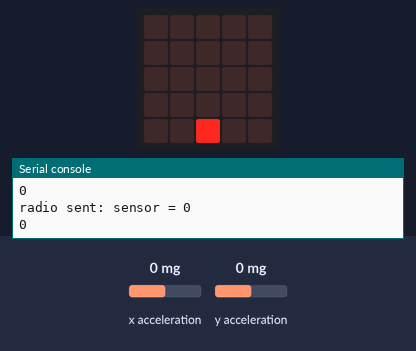
Bench run of a program on a simulated BBC micro:bit (MakeCode). Shown: the board's 5×5 LED display, the last lines printed to the serial console. Inputs (shaded band) come from the test bench; at power-on: x acceleration 0 mg, y acceleration 0 mg. No radio messages arrive unless stated (any console line starting 'radio sent:' is added by the test bench); the 48×5 strip is a reading aid, not a part: it shows the text the display is scrolling, unrolled, one strip-width of it at a time.

Above: at 7.5 s.
7.6 s: x acceleration set to -1440 mg
At 8.0 s:
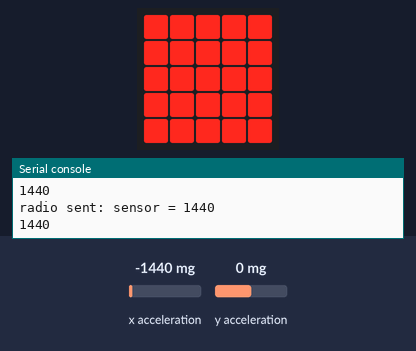
9.1 s: x acceleration set to -750 mg
At 10.3 s:
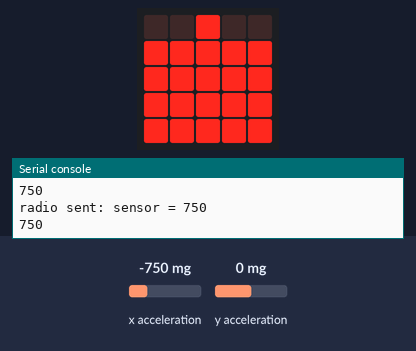
10.6 s: x acceleration set to 0 mg
At 11.8 s:
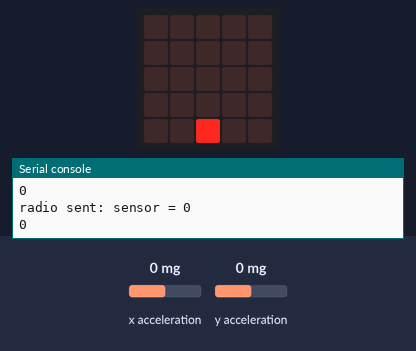
12.1 s: x acceleration set to 750 mg
At 12.4 s:
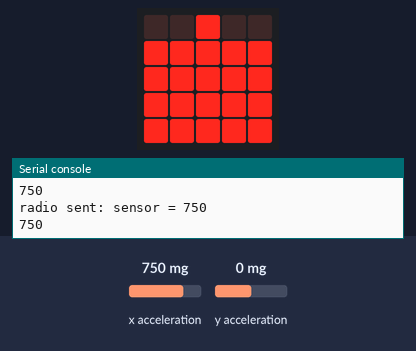
Timing chart, 0 to 14.6 s (numbered marks = the images above; inputs shaded):
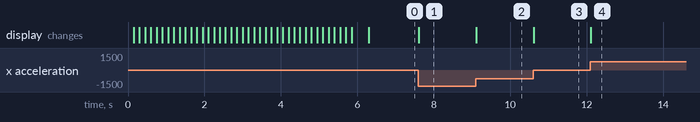

Measured:
- after the input at 7.6 s, the display: changes at once (image 1)
- after the input at 9.1 s, the display: changes at once (image 2)
- after the input at 10.6 s, the display: changes at once (image 3)
- after the input at 12.1 s, the display: changes at once (image 4)

The program:

main.ts
```typescript
radio.setGroup(1)
radio.setTransmitPower(7)
basic.showString("sensor")
basic.forever(function () {
    radio.sendValue("sensor", Math.abs(input.acceleration(Dimension.Y)) + Math.abs(input.acceleration(Dimension.X)))
    led.plotBarGraph(
    Math.abs(input.acceleration(Dimension.Y)) + Math.abs(input.acceleration(Dimension.X)),
    1000
    )
})
```

test.ts
```typescript
// test ender her, dette bliver ikke kompileret, når denne pakke bruges som en udvidelse.
```
